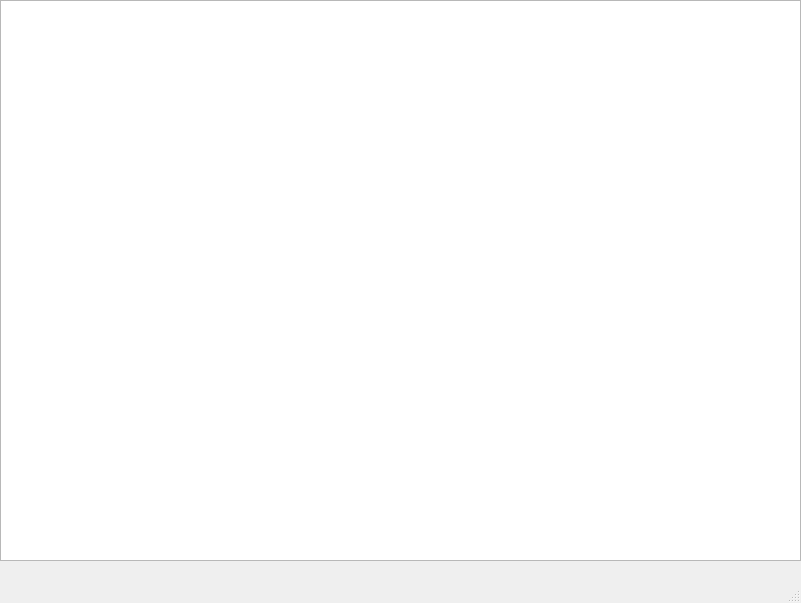
<?xml version="1.0" encoding="UTF-8"?>
<ui version="4.0">
 <class>MainWindow</class>
 <widget class="QMainWindow" name="MainWindow">
  <property name="geometry">
   <rect>
    <x>0</x>
    <y>0</y>
    <width>801</width>
    <height>603</height>
   </rect>
  </property>
  <property name="windowTitle">
   <string>Просмотр</string>
  </property>
  <widget class="QWidget" name="centralwidget">
   <widget class="QTableWidget" name="tableWidget">
    <property name="geometry">
     <rect>
      <x>0</x>
      <y>0</y>
      <width>801</width>
      <height>561</height>
     </rect>
    </property>
   </widget>
  </widget>
  <widget class="QMenuBar" name="menubar">
   <property name="geometry">
    <rect>
     <x>0</x>
     <y>0</y>
     <width>801</width>
     <height>22</height>
    </rect>
   </property>
  </widget>
  <widget class="QStatusBar" name="statusbar"/>
 </widget>
 <resources/>
 <connections/>
</ui>
